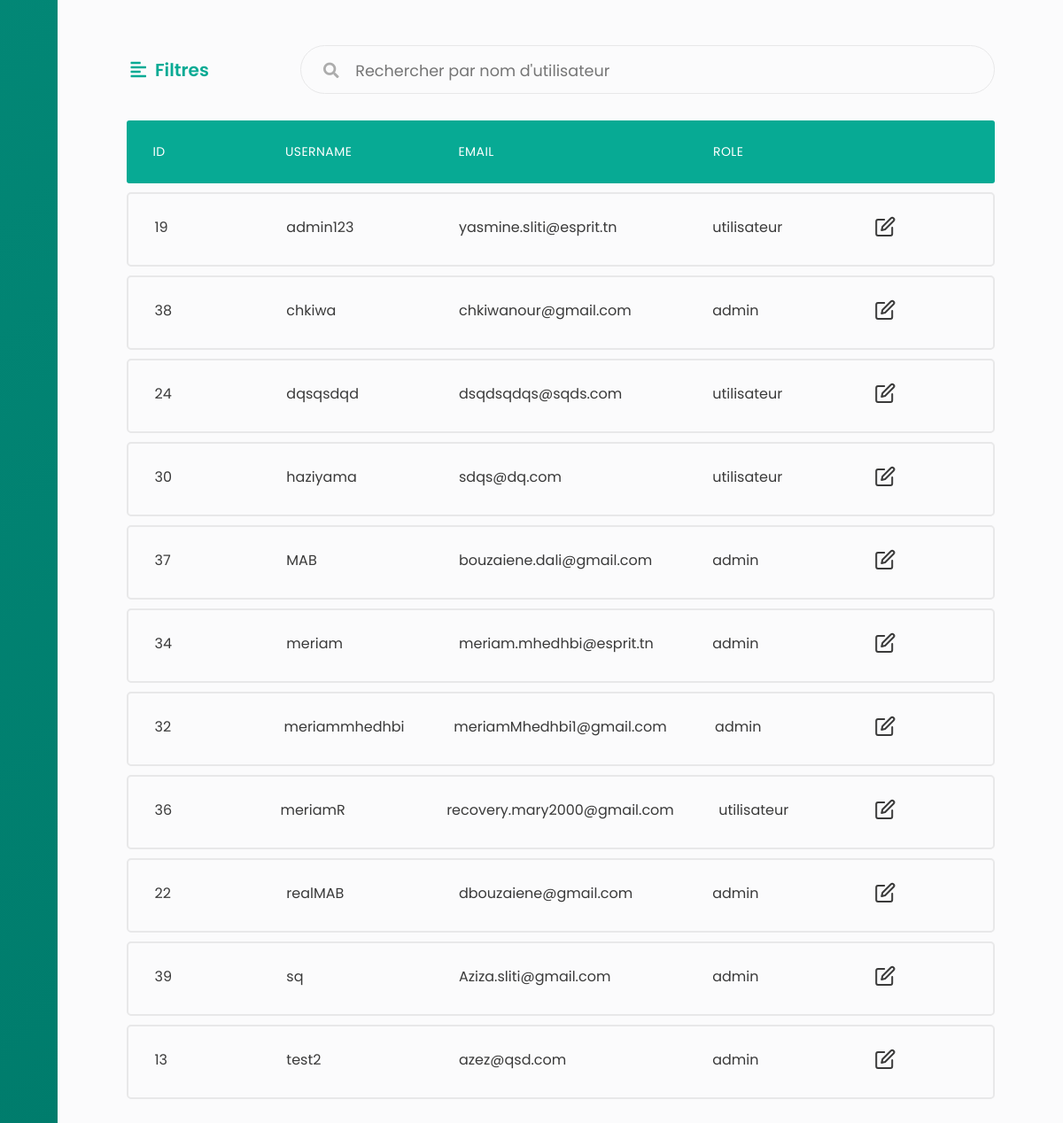
Before: /users/afficherList (signed in, lower part) with the older database file.
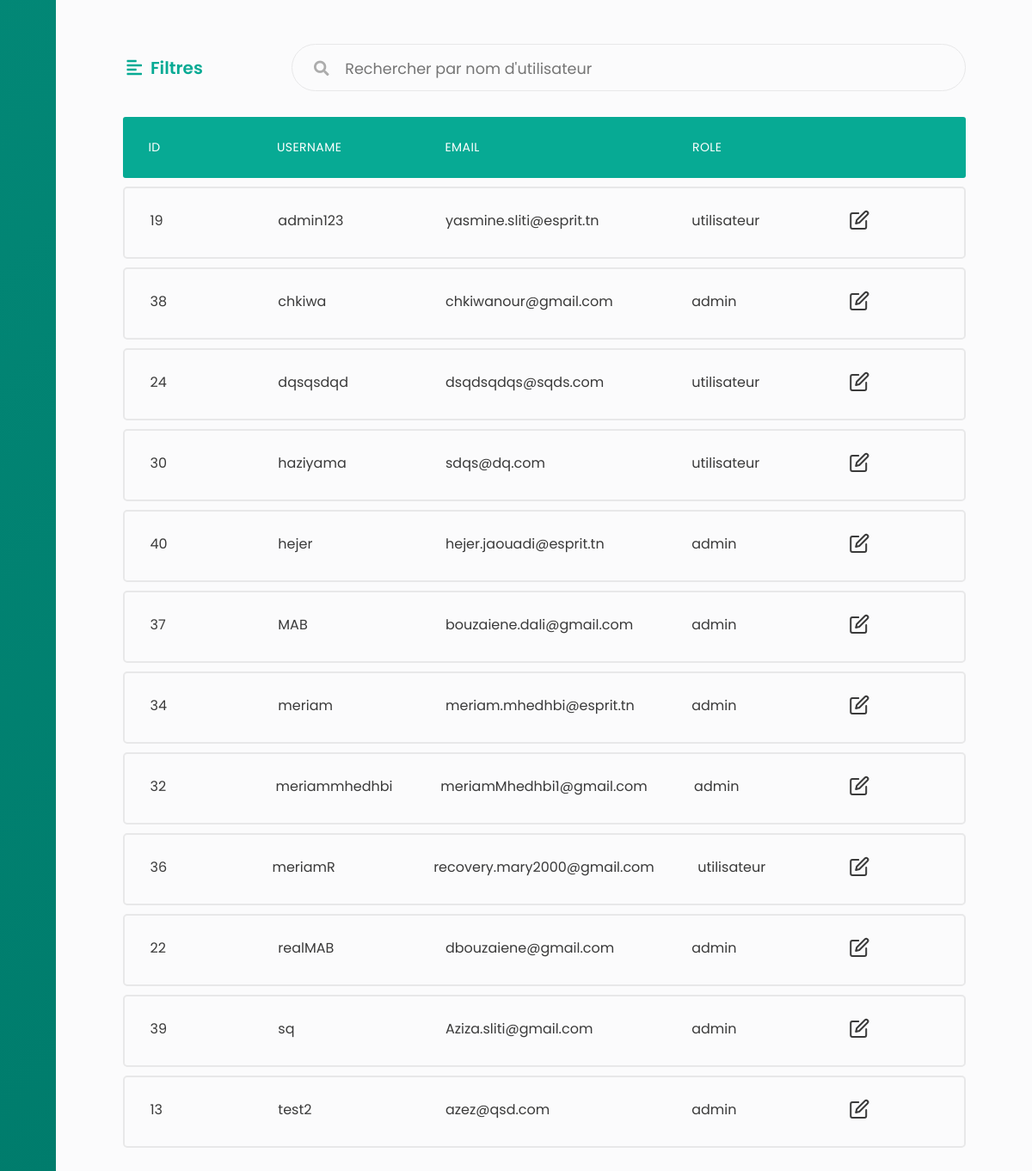
After: the same page with the newer database file.
### tables this page shows
CREATE TABLE `role` (
  `id` int(1) NOT NULL,
  `nom` varchar(12) NOT NULL
);

CREATE TABLE `users` (
  `id` int(11) NOT NULL,
  `username` varchar(255) NOT NULL,
  `password` varchar(255) NOT NULL,
  `email` varchar(255) NOT NULL,
  `role_id` int(11) NOT NULL,
  `image` varchar(255) NOT NULL DEFAULT 'default.jpg'
);

### app/libraries/Core.php (called while the page is built, shortened)
<?php
  class Core {
    protected $currentMethod = 'index';
    public function __construct(){
      $url = $this->getUrl();
      if(isset($url[0])){
      if(file_exists('../app/controllers/' . ucwords($url[0]). '.php')){
        unset($url[0]);
      }
    }
      $this->currentController = new $this->currentController;
      if(isset($url[1])){
        if(method_exists($this->currentController, $url[1])){
          $this->currentMethod = $url[1];
          unset($url[1]);
        }
      }
      $this->params = $url ? array_values($url) : [];
      call_user_func_array([$this->currentController, $this->currentMethod], $this->params);
    }
    public function getUrl(){
      if(isset($_GET['url'])){
        $url = rtrim($_GET['url'], '/');
        $url = filter_var($url, FILTER_SANITIZE_URL);
        $url = explode('/', $url);
        return $url;
      }
    }
  }

### app/require.php (called while the page is built, shortened)
<?php
    require_once 'libraries/Core.php';
    require_once 'libraries/Controller.php';
    require_once 'libraries/Database.php';
    $init = new Core();

### public/index.php (called while the page is built)
<?php
    require_once '../app/require.php';

### app/libraries/Database.php (called while the page is built, shortened)
<?php
    class Database {
        private $dbHost = DB_HOST;
        private $dbUser = DB_USER;
        private $dbPass = DB_PASS;
        private $dbName = DB_NAME;
        private $statement;
        private $dbHandler;
        public function __construct() {
            $conn = 'mysql:host=' . $this->dbHost . ';dbname=' . $this->dbName;
            $options = array(
                PDO::ATTR_PERSISTENT => true,
                PDO::ATTR_ERRMODE => PDO::ERRMODE_EXCEPTION
            );
            try {
                $this->dbHandler = new PDO($conn, $this->dbUser, $this->dbPass, $options);
            } catch (PDOException $e) {
                $this->error = $e->getMessage();
                echo $this->error;
            }
        }
        public function query($sql) {
            $this->statement = $this->dbHandler->prepare($sql);
        }
        public function bind($parameter, $value, $type = null) {
            switch (is_null($type)) {
                default:
                    $type = PDO::PARAM_STR;
            }
            $this->statement->bindValue($parameter, $value, $type);
        }
        public function execute() {
            return $this->statement->execute();
        }
        public function resultSet() {
            $this->execute();
            return $this->statement->fetchAll();
        }
    }

### app/models/User.php (called while the page is built, shortened)
<?php
class User
{
    private $db;
    public function __construct()
    {
        $this->db = new Database;
    }
    public function getUsers()
    {
        $this->db->query('select count(*) FROM users WHERE role_id = 0');
        return $this->db->resultSet();
    }
    public function getAdmins()
    {
        $this->db->query('select count(*) FROM users WHERE role_id = 1');
        return $this->db->resultSet();
    }
    public function findUserByUsername($username)
    {
        $this->db->query('SELECT * FROM users WHERE username = :username');
        $this->db->bind(':username', $username);
        $this->db->execute();
        if ($this->db->rowCount() > 0) {
            return true;
        } else {
            return false;
        }
    }
    public function afficher()
    {
        $this->db->query('SELECT u.id,u.username,u.email,role.nom FROM users u INNER JOIN role ON u.role_id = role.id');
        return $this->db->resultSet();
    }
}

### app/controllers/Users.php (the view, shortened to what this page needs)
<?php
class Users extends Controller
{
    public function __construct()
    {
        $this->userModel = $this->model('User');
    }
    public function afficherList($error = '')
    {
        $tab = $this->userModel->afficher();
        $data = [
            'tab' => '',
            'users' => '',
            'admins' => '',
            'error' => '',
            'errorUpdate' => '',
            'errorPass' => ''
        ];
        foreach ($tab as $key => $value) {
            $data['tab'] .= '<li class="table-row">
                    <div class="col col-1" data-label="ID">' . $value[0] . '</div>
                    <div class="col col-2" data-label="Username">' . $value[1] . '</div>
                    <div class="col col-3" data-label="Email">' . $value[2] . '</div>
                    <div class="col col-4" data-label="Role">' . $value[3] . '</div>
                    <div class="col col-5">
                        <div class="col-buttons">
                            <button class="tab-btn"><i data-feather="edit"></i></button>
                        </div>
                    </div>
                </li>';
        }
    }
}

Changed rows visible on the page:
computed for role: nom "admin admin admin admin admin admin admin" → "admin admin admin admin admin admin admin admin"
added users: id "40", username "hejer", email "hejer.jaouadi@esprit.tn"
